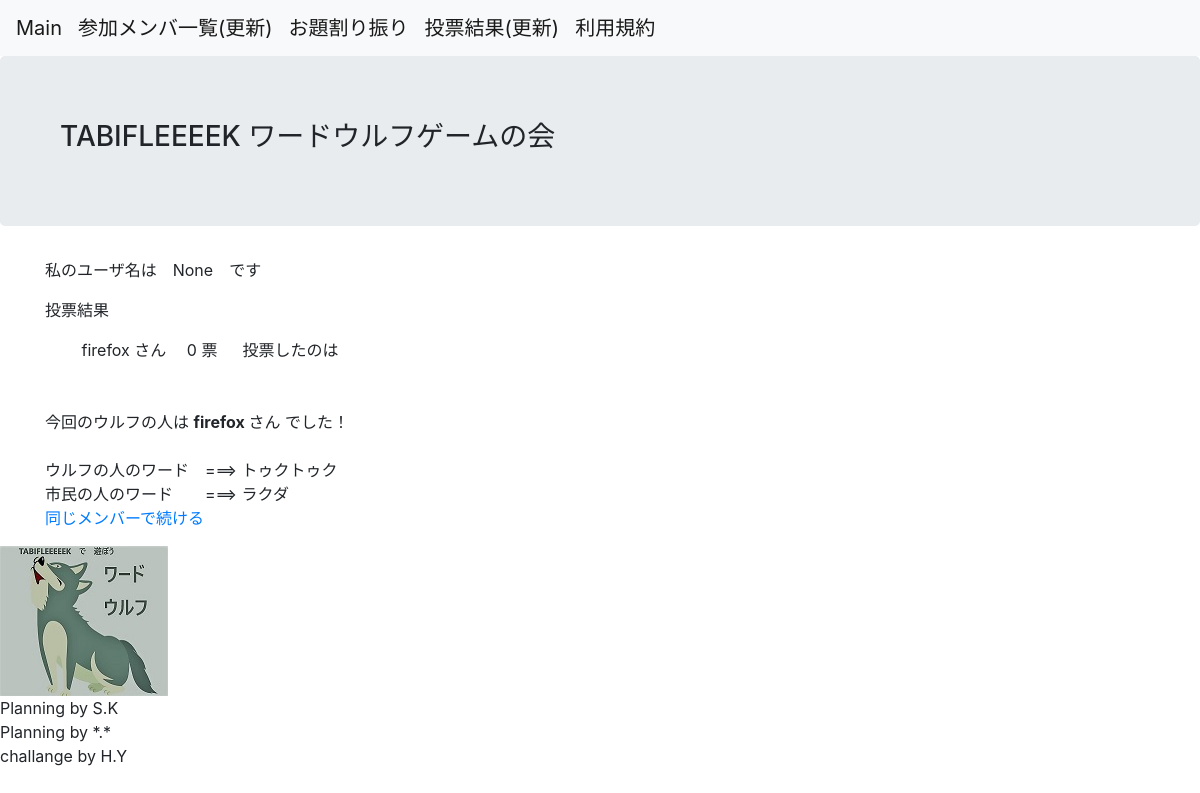
The page /result on the database its author committed.
### app.py (models this page shows, shortened)
class MemberList(db.Model):
    __tablename__ = 'players'
    id = db.Column(db.Integer, primary_key=True)
    username = db.Column(db.Text, nullable=False)
    comment = db.Column(db.String(128), nullable=False)
    vote_num = db.Column(db.Integer, nullable=False)
    ulf_flg = db.Column(db.Integer, nullable=False)
    to_vote = db.Column(db.Integer, nullable=False)
    to_vote2 = db.Column(db.Integer, nullable=False)
    prepare_flg = db.Column(db.Integer, nullable=False)

class OtherVar(db2.Model):
    __tablename__ = 'OtherVariable'
    id = db.Column(db.Integer, primary_key=True)
    word_num = db.Column(db.Integer, nullable=False)
    global_ulfnum = db.Column(db.Integer, nullable=False)
    wolf_number = db.Column(db.Integer, nullable=False)
    genre_number = db.Column(db.Integer, nullable=False)
    word_ulf = db.Column(db.String(128), nullable=False)
    word_shimin = db.Column(db.String(128), nullable=False)
    quest1 = db.Column(db.String(256), nullable=True)
    quest2 = db.Column(db.String(256), nullable=True)
    quest3 = db.Column(db.String(256), nullable=True)
    quest4 = db.Column(db.String(256), nullable=True)
    quest5 = db.Column(db.String(256), nullable=True)

### app.py (the view)
@app.route('/result')
def result():
    myname = session.get('username')
    MemberList_DB = db.session.query(MemberList).all() #DBからメンバーリストを割り当てる
    OtherVari = db2.session.query(OtherVar).all()
    word_shimin=OtherVari[0].word_shimin
    word_ulf=OtherVari[0].word_ulf
    return render_template('vote_result.html',MemberList_DB =MemberList_DB,word_shimin = word_shimin,word_ulf = word_ulf,myname = myname)

### templates/vote_result.html (shortened to what this page needs)
{% extends 'base.html' %}
{% block content %}
<p> 私のユーザ名は　{{myname}}　です </p>
<p> 投票結果 </p>
{% for member in MemberList_DB %}
　{{ member.username }} さん　          {{ member.vote_num }} 票
投票したのは
  <br>
{% endfor %}
  <br>
  <br>
今回のウルフの人は
  {% for member3 in MemberList_DB %}
  {% if  member3.ulf_flg ==  1  %}
  <strong> {{ member3.username}} </strong> さん
  {% endif %}
  {% endfor %}
  でした！
  <br>
  <br>
  ウルフの人のワード　===> {{word_ulf}}
  <br>
  市民の人のワード　　===> {{word_shimin}}
  <br>
<a href="{{ url_for('game_repeat') }}"><p>同じメンバーで続ける</p></a>
{% endblock %}

### rows shown on the page
MemberList: username "firefox", vote_num "0"
OtherVar: word_ulf "トゥクトゥク", word_shimin "ラクダ"

### other values the page prints
{{ myname }} "None"
